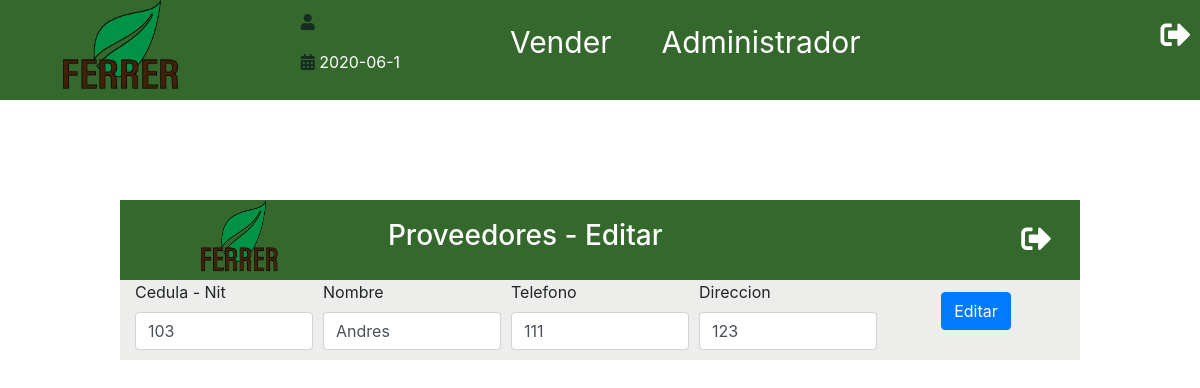
Screenshot of /updProveedor.php?id=103 (signed in) with the database file from the repository.
### tables this page shows
CREATE TABLE `proveedor` (
  `Cedula_Proveedor` bigint(200) UNSIGNED NOT NULL,
  `Nombre_proveedor` varchar(20) NOT NULL,
  `Telefono_proveedor` bigint(200) NOT NULL,
  `Ciudad_proveedor` varchar(20) NOT NULL,
  `creador` varchar(30) NOT NULL,
  `FechaCreacion` date NOT NULL
);

### includes/funciones/consultas.php (called while the page is built, shortened)
<?php
function obtenerProveedor($id){
    include 'bd_conexion.php';
    try{
        return $conn->query("SELECT Cedula_Proveedor, Nombre_proveedor, Telefono_proveedor, Ciudad_proveedor FROM proveedor WHERE cedula_Proveedor = $id");
    }catch(Exception $e){
        echo "error!!". $e->getMessage() ."<br>";
        return false;
    }
}
?>

### updProveedor.php (the view, shortened to what this page needs)
<?php
include_once 'includes/templates/header.php';
include_once 'includes/funciones/consultas.php';
$id = filter_var($_GET['id'], FILTER_VALIDATE_INT);
    $respuesta = obtenerProveedor($id);
    $proveedor = $respuesta->fetch_assoc();
?>
<div class="inventarioMORE UPDATE" id="EmpladoMORE">
              <div class="TengoEstilos">
                 <img src="./img/logo.png" alt="Logo">
                        <h3>Proveedores - Editar </h3>
                  <a href="Admin.php"> <i class="fas fa-sign-out-alt Singout" id="CerrarAnadir"></i></a>
              </div>
              <div class="container">
                    <form class="Anadir" id="Fproveedor" method="POST">
                       <div class="form-row">
                        <div class="col">
                          <label for="cedula">Cedula - Nit</label>
                          <input type="number" value="<?php echo ($proveedor['Cedula_Proveedor']) ?>" name="cedula" id="CedulaProveedor" class="form-control">
                        </div>
                        <div class="col">
                          <label for="nombre">Nombre</label>
                          <input type="text" value="<?php echo ($proveedor['Nombre_proveedor']); ?>" name="nombre" id="nombreProveedor" class="form-control">
                        </div>
                        <div class="col">
                          <label for="celular">Telefono</label>
                          <input type="number"  value="<?php echo ($proveedor['Telefono_proveedor']) ?>" name="celular" id="CelularProveedor" class="form-control" >
                        </div>
                        <div class="col">
                          <label for="direccion">Direccion</label>
                          <input type="text"  value="<?php echo ($proveedor['Ciudad_proveedor']) ?>" name="direccion" id="direccionProveedor" class="form-control" >
                        </div>
                        <div class="col Enviar">
                          <button type="submit"  class="btn btn-primary mb-2">Editar</button>
                        </div>
                      </div>
                    </form>
                  </div>
            </div>

### css/style.css (style rules this page uses)
* { margin:0; }
body { margin: 0; width: 100vw; font-family: 'Lato',Arial, Helvetica, sans-serif ; justify-content: center; }
.TengoEstilos { background: #35682d; width: 100%; height: auto; display: flex; justify-content: space-around; align-items: center; }
.TengoEstilos img { width: 120px; height: 100px; margin: 0 50px; }
.Singout { color: #fff; margin-left: 300px; font-size: 30px; }
form { display: flex; flex-direction: column; justify-content: center; align-items: center; }
label { display: block; margin-bottom: 10px; }
h3 { color: white; font-weight: 300; }
.inventarioMORE { background-color:rgb(237, 238, 235); width: 80vw; height: auto; display: none; position: absolute; flex-direction: column; justify-content: center; align-self: center; top: 25%; left: 10%; overflow: hidden; }
.inventarioMORE img { width: 80px; height: 80px; }
.Enviar { display: flex; justify-content: center; align-items: center; }
.Anadir { margin-bottom: 10px; }
.UPDATE { display: flex; }

### rows the page displays
proveedor: cedula "103", nombre "Andres", celular "111", direccion "123"
